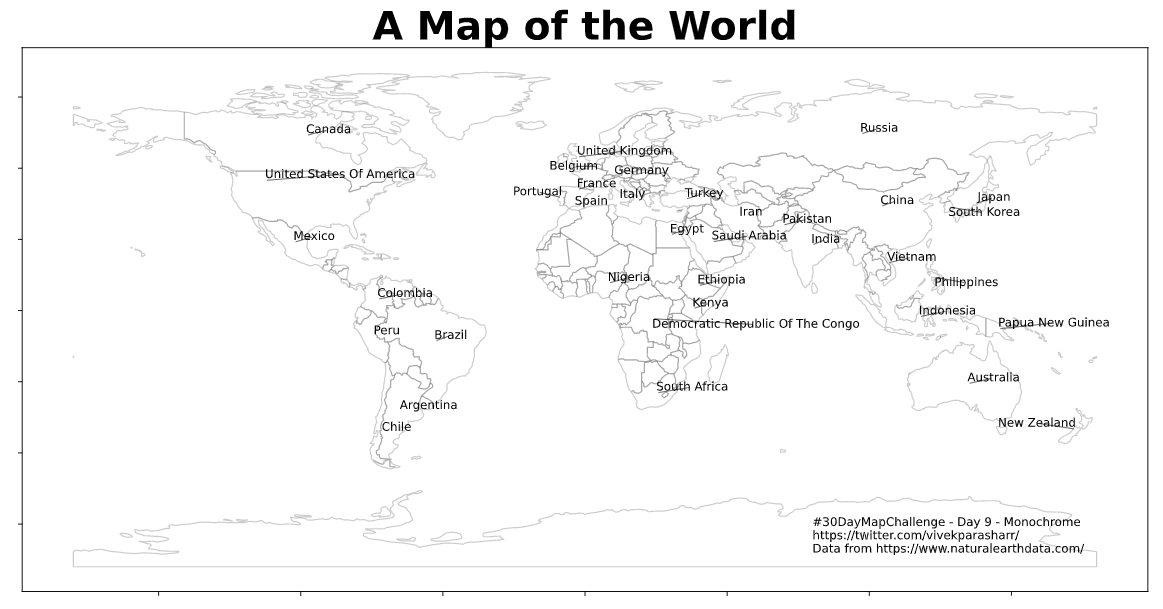

This figure's Python source:

import pandas as pd 
import matplotlib.pyplot as plt 
import descartes
import geopandas as gpd
from shapely.geometry import Point, Polygon
import adjustText as aT
from h3 import h3

countries=gpd.read_file('/Users/vivekparashar/OneDrive/OneDrive-GitHub/Challenges-and-Competitions/30DayMapChallenge/Maps/natural_earth_vector/110m_cultural/ne_110m_admin_0_countries.shp')
countries=countries.to_crs(crs='epsg:4326')

# Plotting
fig, ax = plt.subplots(figsize=(17,20))
#ax.grid(True)
#ax.grid(color='grey', linestyle='-.', linewidth=0.50)
ax.xaxis.set_ticklabels([])
ax.yaxis.set_ticklabels([])
#fig.suptitle('Indian Cities: Population', fontsize=50)
plt.title(label='A Map of the World',
fontdict={'fontsize': 33, #rcParams['axes.titlesize'],
 'fontweight': 'bold',
 'color': 'black', #rcParams['axes.titlecolor'],
 'verticalalignment': 'baseline',})
 #'horizontalalignment': 'left'})
#ax.set(title='Indian Cities with Population > 100k')

#ax.xaxis.set_ticks([])
#ax.yaxis.set_ticks([])
#ax.xaxis.set_visible(False)
#ax.yaxis.set_visible(False)

countries.plot(ax=ax, alpha=0.2, color='white', edgecolor='black')
plt.text(80, -85, '#30DayMapChallenge - Day 9 - Monochrome \nhttps://twitter.com/vivekparasharr/ \nData from https://www.naturalearthdata.com/', fontsize=10)


za=countries[countries.LABELRANK<=2]
za["center"] = za["geometry"].centroid # representative_point() 
za_points = za.copy()
za_points.set_geometry("center", inplace = True)

texts = []

for x, y, label in zip(za_points.geometry.x, za_points.geometry.y, za_points["SOVEREIGNT"].str.title()):
    texts.append(plt.text(x, y, label, fontsize = 10, )) #color='saddlebrown'))

aT.adjust_text(texts, force_points=0.3, force_text=0.8, expand_points=(1,1), expand_text=(1,1), 
               arrowprops=dict(arrowstyle="-", color='black', lw=0.5))
